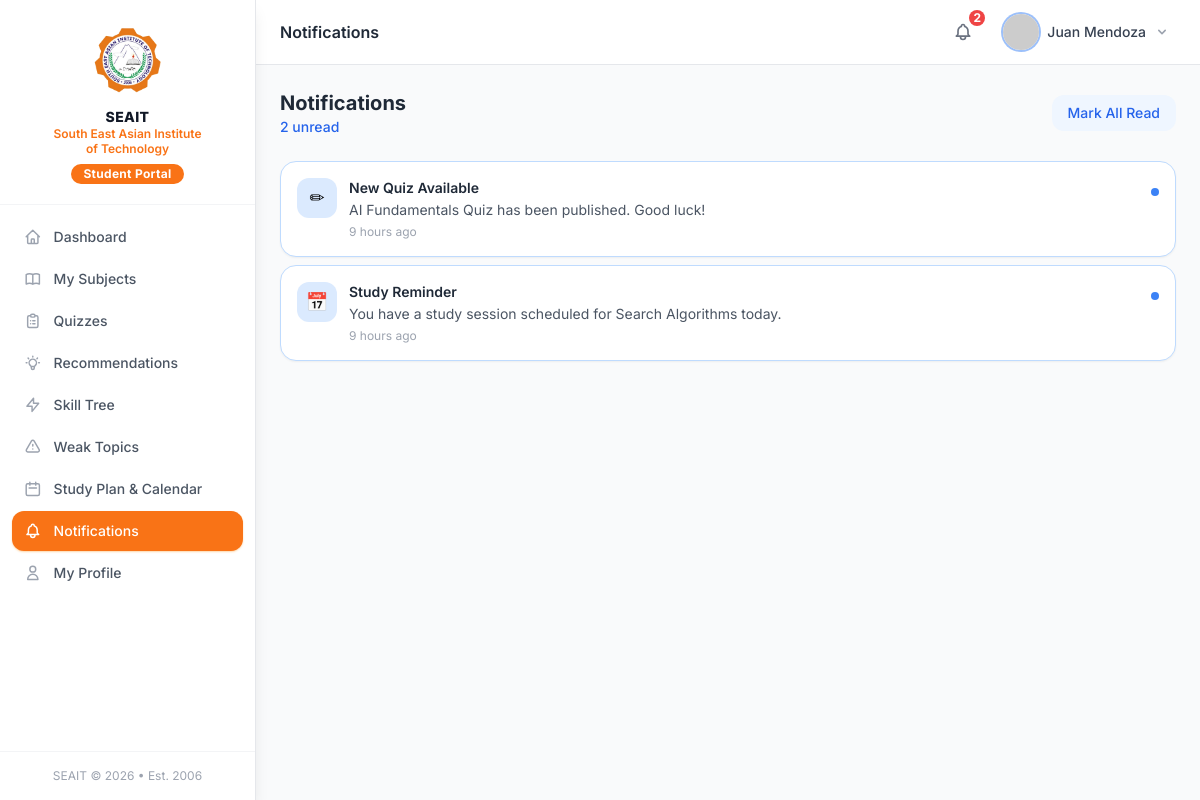
Screenshot of /modules/student/notifications.php (signed in) with the database file from the repository.
### tables this page shows
CREATE TABLE notifications (
    id          INT UNSIGNED AUTO_INCREMENT PRIMARY KEY,
    user_id     INT UNSIGNED NOT NULL,
    type        ENUM('quiz_deadline','assignment','new_lesson','new_quiz','quiz_result','achievement','study_reminder','announcement','system') NOT NULL DEFAULT 'system',
    title       VARCHAR(200) NOT NULL,
    message     TEXT         NOT NULL,
    link        VARCHAR(500) DEFAULT NULL,
    is_read     TINYINT(1)   NOT NULL DEFAULT 0,
    created_at  DATETIME     NOT NULL DEFAULT CURRENT_TIMESTAMP,
    read_at     DATETIME     DEFAULT NULL,
    FOREIGN KEY (user_id) REFERENCES users(id) ON DELETE CASCADE,
    INDEX idx_user    (user_id),
    INDEX idx_is_read (is_read),
    INDEX idx_type    (type)
);

### core/Auth.php (called while the page is built, shortened)
<?php
class Auth
{
    public static function id(): ?int
    {
        return $_SESSION['user_id'] ?? null;
    }
}

### core/Database.php (called while the page is built, shortened)
<?php
class Database
{
    private static ?PDO $instance = null;
    public static function getInstance(): PDO
    {
        if (self::$instance === null) {
            $dsn = sprintf(
                'mysql:host=%s;port=%s;dbname=%s;charset=%s',
                DB_HOST, DB_PORT, DB_NAME, DB_CHARSET
            );
            $options = [
                PDO::ATTR_ERRMODE            => PDO::ERRMODE_EXCEPTION,
                PDO::ATTR_DEFAULT_FETCH_MODE => PDO::FETCH_ASSOC,
                PDO::ATTR_EMULATE_PREPARES   => false,
                PDO::MYSQL_ATTR_INIT_COMMAND => "SET NAMES utf8mb4 COLLATE utf8mb4_unicode_ci",
            ];
            try {
                self::$instance = new PDO($dsn, DB_USER, DB_PASS, $options);
            } catch (PDOException $e) {
                if (APP_DEBUG) {
                    die('Database connection failed: ' . $e->getMessage());
                }
                die('A database error occurred. Please try again later.');
            }
        }
        return self::$instance;
    }
    public static function query(string $sql, array $params = []): PDOStatement
    {
        $stmt = self::getInstance()->prepare($sql);
        $stmt->execute($params);
        return $stmt;
    }
    public static function fetchOne(string $sql, array $params = []): ?array
    {
        $row = self::query($sql, $params)->fetch();
        return $row ?: null;
    }
    public static function fetchAll(string $sql, array $params = []): array
    {
        return self::query($sql, $params)->fetchAll();
    }
}

### core/Helpers.php (called while the page is built, shortened)
<?php
function e(mixed $value): string
{
    return htmlspecialchars((string) $value, ENT_QUOTES | ENT_HTML5, 'UTF-8');
}
function getInt(string $key, int $default = 0): int
{
    return (int) ($_GET[$key] ?? $default);
}
function paginate(int $totalRows, int $currentPage, int $perPage = ROWS_PER_PAGE): array
{
    $totalPages = max(1, (int) ceil($totalRows / $perPage));
    $currentPage = max(1, min($currentPage, $totalPages));
    $offset = ($currentPage - 1) * $perPage;
    return [
        'total'       => $totalRows,
        'per_page'    => $perPage,
        'current'     => $currentPage,
        'total_pages' => $totalPages,
        'offset'      => $offset,
        'has_prev'    => $currentPage > 1,
        'has_next'    => $currentPage < $totalPages,
    ];
}
function timeAgo(string $datetime): string
{
    $time  = time() - strtotime($datetime);
    $units = [
        31536000 => 'year',
        2592000  => 'month',
        604800   => 'week',
        86400    => 'day',
        3600     => 'hour',
        60       => 'minute',
        1        => 'second',
    ];
    foreach ($units as $seconds => $label) {
        $count = floor($time / $seconds);
        if ($count >= 1) {
            return "{$count} {$label}" . ($count > 1 ? 's' : '') . ' ago';
        }
    }
    return 'just now';
}
function unreadNotifCount(int $userId): int
{
    $row = Database::fetchOne(
        "SELECT COUNT(*) AS cnt FROM notifications WHERE user_id = ? AND is_read = 0",
        [$userId]
    );
    return (int) ($row['cnt'] ?? 0);
}

### core/Notification.php (called while the page is built, shortened)
<?php
class Notification
{
    public static function icon(string $type): string
    {
        return match ($type) {
            'quiz_deadline'   => "\u{23F0}",
            'assignment'      => "\u{1F4DD}",
            'new_lesson'      => "\u{1F4D6}",
            'new_quiz'        => "\u{270F}",
            'quiz_result'     => "\u{1F4CA}",
            'achievement'     => "\u{1F3C6}",
            'study_reminder'  => "\u{1F4C5}",
            'announcement'    => "\u{1F4E2}",
            default           => "\u{1F514}",
        };
    }
}

### modules/student/notifications.php (the view, shortened to what this page needs)
<?php
$page   = getInt('page', 1);
$total  = Database::fetchOne("SELECT COUNT(*) c FROM notifications WHERE user_id=?",[Auth::id()])['c'];
$pag    = paginate($total, $page, 20);
$notifs = Database::fetchAll(
    "SELECT * FROM notifications WHERE user_id=? ORDER BY created_at DESC LIMIT {$pag['per_page']} OFFSET {$pag['offset']}",
    [Auth::id()]
);
$unread = unreadNotifCount(Auth::id());
?>
<!DOCTYPE html>
<html lang="en">
<head><?php include __DIR__ . '/../../includes/components/head.php'; ?></head>
<body class="bg-gray-50 min-h-screen">
<?php include __DIR__ . '/../../includes/components/sidebar_student.php'; ?>
<div class="md:ml-64 flex flex-col min-h-screen">
<?php include __DIR__ . '/../../includes/components/topbar.php'; ?>
<main class="flex-1 p-4 md:p-6 fade-in">
<div class="flex items-center justify-between mb-6">
    <div>
        <h2 class="text-xl font-bold text-gray-800">Notifications</h2>
        <?php if ($unread > 0): ?>
        <p class="text-sm text-blue-600 font-medium"><?= $unread ?> unread</p>
        <?php endif; ?>
    </div>
    <?php if ($unread > 0): ?>
    <form method="POST">
        <button type="submit" class="px-4 py-2 bg-blue-50 text-blue-600 text-sm font-medium rounded-xl hover:bg-blue-100">
            Mark All Read
        </button>
    </form>
    <?php endif; ?>
</div>
<div class="space-y-2">
<?php foreach ($notifs as $n): ?>
<div class="bg-white rounded-2xl p-4 shadow-sm border <?= $n['is_read']?'border-gray-100':'border-blue-200' ?> flex items-start gap-3">
    <div class="w-10 h-10 bg-blue-100 rounded-xl flex items-center justify-center flex-shrink-0 text-lg">
        <?= Notification::icon($n['type']) ?>
    </div>
    <div class="flex-1 min-w-0">
        <p class="text-sm font-semibold text-gray-800 <?= !$n['is_read']?'text-blue-700':'' ?>"><?= e($n['title']) ?></p>
        <p class="text-sm text-gray-600 mt-0.5"><?= e($n['message']) ?></p>
        <div class="flex items-center gap-3 mt-1">
            <p class="text-xs text-gray-400"><?= timeAgo($n['created_at']) ?></p>
        </div>
    </div>
    <?php if (!$n['is_read']): ?>
    <div class="flex-shrink-0">
        <form method="POST">
            <button type="submit" class="w-2 h-2 bg-blue-500 rounded-full hover:bg-blue-600 mt-1" title="Mark read"></button>
        </form>
    </div>
    <?php endif; ?>
</div>
<?php endforeach; ?>
</div>
</main>
</div>
</body>
</html>

### includes/components/head.php (style rules this page uses)
body { font-family: 'Inter', system-ui, sans-serif; }
.fade-in { animation: fadeIn .25s ease-in-out; }

### rows the page displays
notifications: type "✏", title "New Quiz Available", message "AI Fundamentals Quiz has been published. Good luck!", created_at "9 hours ago"
notifications: type "📅", title "Study Reminder", message "You have a study session scheduled for Search Algorithms today.", created_at "9 hours ago"

### other values shown
$item['label'] "Dashboard"
$item['label'] "My Subjects"
$item['label'] "Quizzes"
$item['label'] "Recommendations"
$item['label'] "Skill Tree"
$item['label'] "Weak Topics"
$item['label'] "Study Plan & Calendar"
$item['label'] "Notifications"
$item['label'] "My Profile"
$pageTitle "Notifications"
$notifCount "2"
$userName "Juan Mendoza"
$unread "2"
